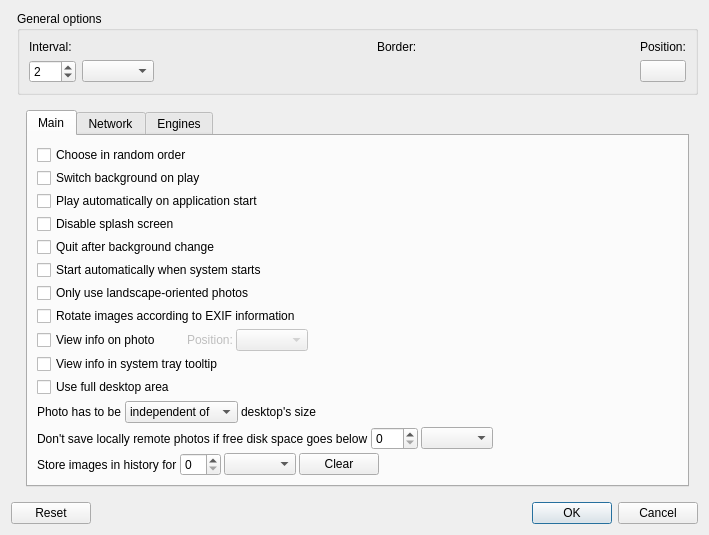
<?xml version="1.0" encoding="UTF-8"?>
<ui version="4.0">
 <class>SettingsDialog</class>
 <widget class="QDialog" name="SettingsDialog">
  <property name="windowModality">
   <enum>Qt::ApplicationModal</enum>
  </property>
  <property name="geometry">
   <rect>
    <x>0</x>
    <y>0</y>
    <width>709</width>
    <height>529</height>
   </rect>
  </property>
  <property name="windowIcon">
   <iconset resource="../res/images.qrc">
    <normaloff>:/images/configure</normaloff>:/images/configure</iconset>
  </property>
  <layout class="QVBoxLayout" name="verticalLayout_5">
   <item>
    <layout class="QGridLayout" name="gridLayout_3">
     <item row="0" column="1">
      <layout class="QGridLayout" name="gridLayout_2">
       <property name="topMargin">
        <number>0</number>
       </property>
       <property name="bottomMargin">
        <number>0</number>
       </property>
       <item row="0" column="0">
        <widget class="QGroupBox" name="gbGeneralOptions">
         <property name="title">
          <string>General options</string>
         </property>
         <layout class="QHBoxLayout" name="horizontalLayout">
          <item>
           <layout class="QGridLayout" name="gridLayout_4">
            <item row="0" column="0">
             <widget class="QLabel" name="lblInterval">
              <property name="text">
               <string>Interval:</string>
              </property>
             </widget>
            </item>
            <item row="1" column="0">
             <widget class="QSpinBox" name="sbInterval">
              <property name="minimum">
               <number>1</number>
              </property>
              <property name="maximum">
               <number>300</number>
              </property>
              <property name="value">
               <number>2</number>
              </property>
             </widget>
            </item>
            <item row="1" column="1">
             <widget class="QComboBox" name="cbIntervalUnit">
              <property name="sizeAdjustPolicy">
               <enum>QComboBox::AdjustToContents</enum>
              </property>
             </widget>
            </item>
            <item row="0" column="3">
             <widget class="QLabel" name="lblBorder">
              <property name="text">
               <string>Border:</string>
              </property>
             </widget>
            </item>
            <item row="1" column="3">
             <widget class="Gui::ColorButton" name="pbBorderColor" native="true">
              <property name="sizePolicy">
               <sizepolicy hsizetype="Minimum" vsizetype="Maximum">
                <horstretch>0</horstretch>
                <verstretch>0</verstretch>
               </sizepolicy>
              </property>
             </widget>
            </item>
            <item row="0" column="5">
             <widget class="QLabel" name="lblPosition">
              <property name="text">
               <string>Position:</string>
              </property>
             </widget>
            </item>
            <item row="1" column="2">
             <spacer name="horizontalSpacer">
              <property name="orientation">
               <enum>Qt::Horizontal</enum>
              </property>
              <property name="sizeHint" stdset="0">
               <size>
                <width>40</width>
                <height>20</height>
               </size>
              </property>
             </spacer>
            </item>
            <item row="1" column="4">
             <spacer name="horizontalSpacer_2">
              <property name="orientation">
               <enum>Qt::Horizontal</enum>
              </property>
              <property name="sizeHint" stdset="0">
               <size>
                <width>40</width>
                <height>20</height>
               </size>
              </property>
             </spacer>
            </item>
            <item row="1" column="5">
             <widget class="QPushButton" name="pbPosition">
              <property name="text">
               <string/>
              </property>
             </widget>
            </item>
           </layout>
          </item>
         </layout>
        </widget>
       </item>
      </layout>
     </item>
     <item row="1" column="1">
      <widget class="QStackedWidget" name="swMain">
       <property name="currentIndex">
        <number>0</number>
       </property>
       <widget class="QWidget" name="pgSettings">
        <layout class="QVBoxLayout" name="verticalLayout">
         <item>
          <widget class="QTabWidget" name="twSettings">
           <property name="currentIndex">
            <number>0</number>
           </property>
           <widget class="QWidget" name="tbMain">
            <attribute name="title">
             <string>Main</string>
            </attribute>
            <layout class="QVBoxLayout" name="verticalLayout_2">
             <property name="spacing">
              <number>3</number>
             </property>
             <item>
              <widget class="QCheckBox" name="cbRandomOrder">
               <property name="text">
                <string>Choose in random order</string>
               </property>
              </widget>
             </item>
             <item>
              <widget class="QCheckBox" name="cbSwitchOnPlay">
               <property name="text">
                <string>Switch background on play</string>
               </property>
              </widget>
             </item>
             <item>
              <widget class="QCheckBox" name="cbAutoPlay">
               <property name="text">
                <string>Play automatically on application start</string>
               </property>
              </widget>
             </item>
             <item>
              <widget class="QCheckBox" name="cbDisableSplashScreen">
               <property name="text">
                <string>Disable splash screen</string>
               </property>
              </widget>
             </item>
             <item>
              <widget class="QCheckBox" name="cbQuitAfterBackgroundChange">
               <property name="text">
                <string>Quit after background change</string>
               </property>
              </widget>
             </item>
             <item>
              <widget class="QCheckBox" name="cbAutoLaunchOnSysStart">
               <property name="text">
                <string>Start automatically when system starts</string>
               </property>
              </widget>
             </item>
             <item>
              <widget class="QCheckBox" name="cbOnlyLandscapes">
               <property name="text">
                <string>Only use landscape-oriented photos</string>
               </property>
              </widget>
             </item>
             <item>
              <widget class="QCheckBox" name="cbRotateImages">
               <property name="text">
                <string>Rotate images according to EXIF information</string>
               </property>
              </widget>
             </item>
             <item>
              <layout class="QHBoxLayout" name="horizontalLayout_3">
               <item>
                <widget class="QCheckBox" name="cbViewInfoOnPhoto">
                 <property name="text">
                  <string>View info on photo</string>
                 </property>
                </widget>
               </item>
               <item>
                <widget class="QWidget" name="dummyWidget" native="true">
                 <property name="sizePolicy">
                  <sizepolicy hsizetype="Fixed" vsizetype="Preferred">
                   <horstretch>0</horstretch>
                   <verstretch>0</verstretch>
                  </sizepolicy>
                 </property>
                 <property name="minimumSize">
                  <size>
                   <width>20</width>
                   <height>0</height>
                  </size>
                 </property>
                </widget>
               </item>
               <item>
                <widget class="QLabel" name="lblInfoPositionOnPhoto">
                 <property name="enabled">
                  <bool>false</bool>
                 </property>
                 <property name="text">
                  <string>Position:</string>
                 </property>
                </widget>
               </item>
               <item>
                <widget class="QComboBox" name="cbInfoPositionOnPhoto">
                 <property name="enabled">
                  <bool>false</bool>
                 </property>
                 <property name="sizeAdjustPolicy">
                  <enum>QComboBox::AdjustToContents</enum>
                 </property>
                </widget>
               </item>
               <item>
                <spacer name="horizontalSpacer_4">
                 <property name="orientation">
                  <enum>Qt::Horizontal</enum>
                 </property>
                 <property name="sizeHint" stdset="0">
                  <size>
                   <width>40</width>
                   <height>20</height>
                  </size>
                 </property>
                </spacer>
               </item>
              </layout>
             </item>
             <item>
              <widget class="QCheckBox" name="cbViewInfoInTooltip">
               <property name="text">
                <string>View info in system tray tooltip</string>
               </property>
              </widget>
             </item>
             <item>
              <widget class="QCheckBox" name="cbUseFullDesktop">
               <property name="text">
                <string>Use full desktop area</string>
               </property>
              </widget>
             </item>
             <item>
              <layout class="QHBoxLayout" name="horizontalLayout_2">
               <item>
                <widget class="QLabel" name="lblLeftPhotoConstraint">
                 <property name="text">
                  <string>Photo has to be</string>
                 </property>
                </widget>
               </item>
               <item>
                <widget class="QComboBox" name="cbSizeConstraint">
                 <property name="sizeAdjustPolicy">
                  <enum>QComboBox::AdjustToContents</enum>
                 </property>
                 <item>
                  <property name="text">
                   <string>independent of</string>
                  </property>
                 </item>
                 <item>
                  <property name="text">
                   <string>at least 1/2 of</string>
                  </property>
                 </item>
                 <item>
                  <property name="text">
                   <string>at least 3/4 of</string>
                  </property>
                 </item>
                 <item>
                  <property name="text">
                   <string>bigger than</string>
                  </property>
                 </item>
                </widget>
               </item>
               <item>
                <widget class="QLabel" name="lblRightPhotoConstraint">
                 <property name="text">
                  <string>desktop's size</string>
                 </property>
                </widget>
               </item>
               <item>
                <spacer name="horizontalSpacer_3">
                 <property name="orientation">
                  <enum>Qt::Horizontal</enum>
                 </property>
                 <property name="sizeHint" stdset="0">
                  <size>
                   <width>40</width>
                   <height>20</height>
                  </size>
                 </property>
                </spacer>
               </item>
              </layout>
             </item>
             <item>
              <layout class="QHBoxLayout" name="horizontalLayout_4">
               <item>
                <widget class="QLabel" name="lblFreeDiskSpace">
                 <property name="text">
                  <string>Don't save locally remote photos if free disk space goes below</string>
                 </property>
                </widget>
               </item>
               <item>
                <widget class="QSpinBox" name="sbFreeDiskSpace">
                 <property name="maximum">
                  <number>999</number>
                 </property>
                </widget>
               </item>
               <item>
                <widget class="QComboBox" name="cbFreeDiskSpaceFactor">
                 <property name="sizeAdjustPolicy">
                  <enum>QComboBox::AdjustToContents</enum>
                 </property>
                </widget>
               </item>
               <item>
                <spacer name="horizontalSpacer_7">
                 <property name="orientation">
                  <enum>Qt::Horizontal</enum>
                 </property>
                 <property name="sizeHint" stdset="0">
                  <size>
                   <width>40</width>
                   <height>20</height>
                  </size>
                 </property>
                </spacer>
               </item>
              </layout>
             </item>
             <item>
              <layout class="QHBoxLayout" name="horizontalLayout_5">
               <item>
                <widget class="QLabel" name="lblHistoryTimeLimit">
                 <property name="text">
                  <string>Store images in history for</string>
                 </property>
                </widget>
               </item>
               <item>
                <widget class="QSpinBox" name="sbHistoryTimeLimit"/>
               </item>
               <item>
                <widget class="QComboBox" name="cbHistoryTimeLimitFactor">
                 <property name="sizeAdjustPolicy">
                  <enum>QComboBox::AdjustToContents</enum>
                 </property>
                </widget>
               </item>
               <item>
                <widget class="QPushButton" name="pbClearHistory">
                 <property name="text">
                  <string>Clear</string>
                 </property>
                </widget>
               </item>
               <item>
                <spacer name="horizontalSpacer_8">
                 <property name="orientation">
                  <enum>Qt::Horizontal</enum>
                 </property>
                 <property name="sizeHint" stdset="0">
                  <size>
                   <width>40</width>
                   <height>20</height>
                  </size>
                 </property>
                </spacer>
               </item>
              </layout>
             </item>
            </layout>
           </widget>
           <widget class="QWidget" name="tbNetwork">
            <attribute name="title">
             <string>Network</string>
            </attribute>
            <layout class="QVBoxLayout" name="verticalLayout_7">
             <item>
              <widget class="QWidget" name="wdgConnection" native="true">
               <layout class="QVBoxLayout" name="verticalLayout_6">
                <property name="margin">
                 <number>0</number>
                </property>
                <item>
                 <widget class="QRadioButton" name="rbDirectConnection">
                  <property name="text">
                   <string>Direct connection</string>
                  </property>
                  <property name="checked">
                   <bool>true</bool>
                  </property>
                 </widget>
                </item>
                <item>
                 <widget class="QRadioButton" name="rbProxyConnection">
                  <property name="text">
                   <string>Proxy connection</string>
                  </property>
                 </widget>
                </item>
               </layout>
              </widget>
             </item>
             <item>
              <widget class="QWidget" name="wdgProxy" native="true">
               <property name="enabled">
                <bool>false</bool>
               </property>
               <layout class="QVBoxLayout" name="verticalLayout_4">
                <property name="spacing">
                 <number>3</number>
                </property>
                <item>
                 <layout class="QGridLayout" name="gridLayout">
                  <property name="verticalSpacing">
                   <number>3</number>
                  </property>
                  <item row="0" column="0" colspan="2">
                   <widget class="QRadioButton" name="rbSystemProxy">
                    <property name="text">
                     <string>Use system proxy</string>
                    </property>
                    <property name="checked">
                     <bool>true</bool>
                    </property>
                   </widget>
                  </item>
                  <item row="1" column="0" colspan="2">
                   <widget class="QRadioButton" name="rbCustomProxy">
                    <property name="text">
                     <string>Use custom proxy</string>
                    </property>
                   </widget>
                  </item>
                  <item row="2" column="1">
                   <widget class="QWidget" name="wdgProxyServer" native="true">
                    <layout class="QHBoxLayout" name="horizontalLayout_6">
                     <item>
                      <widget class="QLabel" name="lblProxyServer">
                       <property name="text">
                        <string>Server:</string>
                       </property>
                      </widget>
                     </item>
                     <item>
                      <widget class="QLineEdit" name="leProxyServer"/>
                     </item>
                     <item>
                      <widget class="QLabel" name="lblProxyPort">
                       <property name="text">
                        <string>Port:</string>
                       </property>
                      </widget>
                     </item>
                     <item>
                      <widget class="QSpinBox" name="sbProxyPort">
                       <property name="minimum">
                        <number>1</number>
                       </property>
                       <property name="maximum">
                        <number>65535</number>
                       </property>
                       <property name="value">
                        <number>8080</number>
                       </property>
                      </widget>
                     </item>
                     <item>
                      <widget class="QComboBox" name="cbProxyType">
                       <property name="sizeAdjustPolicy">
                        <enum>QComboBox::AdjustToContents</enum>
                       </property>
                      </widget>
                     </item>
                     <item>
                      <spacer name="horizontalSpacer_10">
                       <property name="orientation">
                        <enum>Qt::Horizontal</enum>
                       </property>
                       <property name="sizeHint" stdset="0">
                        <size>
                         <width>40</width>
                         <height>20</height>
                        </size>
                       </property>
                      </spacer>
                     </item>
                    </layout>
                   </widget>
                  </item>
                 </layout>
                </item>
                <item>
                 <layout class="QGridLayout" name="gridLayout_5">
                  <property name="verticalSpacing">
                   <number>3</number>
                  </property>
                  <item row="0" column="0" colspan="2">
                   <widget class="QCheckBox" name="cbProxyAuthentication">
                    <property name="text">
                     <string>Authentication</string>
                    </property>
                   </widget>
                  </item>
                  <item row="1" column="1">
                   <widget class="QWidget" name="wdgProxyAuthentication" native="true">
                    <layout class="QHBoxLayout" name="horizontalLayout_7">
                     <item>
                      <layout class="QVBoxLayout" name="verticalLayout_12">
                       <property name="spacing">
                        <number>3</number>
                       </property>
                       <item>
                        <widget class="QLabel" name="lblProxyUsername">
                         <property name="text">
                          <string>Username:</string>
                         </property>
                        </widget>
                       </item>
                       <item>
                        <widget class="QLineEdit" name="leProxyUsername"/>
                       </item>
                      </layout>
                     </item>
                     <item>
                      <layout class="QVBoxLayout" name="verticalLayout_13">
                       <property name="spacing">
                        <number>3</number>
                       </property>
                       <item>
                        <widget class="QLabel" name="lblProxyPassword">
                         <property name="text">
                          <string>Password:</string>
                         </property>
                        </widget>
                       </item>
                       <item>
                        <widget class="QLineEdit" name="leProxyPassword">
                         <property name="echoMode">
                          <enum>QLineEdit::Password</enum>
                         </property>
                        </widget>
                       </item>
                      </layout>
                     </item>
                     <item>
                      <spacer name="horizontalSpacer_11">
                       <property name="orientation">
                        <enum>Qt::Horizontal</enum>
                       </property>
                       <property name="sizeHint" stdset="0">
                        <size>
                         <width>40</width>
                         <height>20</height>
                        </size>
                       </property>
                      </spacer>
                     </item>
                    </layout>
                   </widget>
                  </item>
                 </layout>
                </item>
               </layout>
              </widget>
             </item>
             <item>
              <spacer name="verticalSpacer_3">
               <property name="orientation">
                <enum>Qt::Vertical</enum>
               </property>
               <property name="sizeHint" stdset="0">
                <size>
                 <width>20</width>
                 <height>40</height>
                </size>
               </property>
              </spacer>
             </item>
            </layout>
           </widget>
           <widget class="QWidget" name="tbEngines">
            <attribute name="title">
             <string>Engines</string>
            </attribute>
            <layout class="QVBoxLayout" name="verticalLayout_8">
             <item>
              <layout class="QGridLayout" name="gridLayout_7">
               <item row="1" column="1">
                <widget class="QListWidget" name="lwAvailableModules">
                 <property name="showDropIndicator" stdset="0">
                  <bool>false</bool>
                 </property>
                 <property name="selectionMode">
                  <enum>QAbstractItemView::ExtendedSelection</enum>
                 </property>
                 <property name="sortingEnabled">
                  <bool>true</bool>
                 </property>
                </widget>
               </item>
               <item row="1" column="2">
                <layout class="QVBoxLayout" name="verticalLayout_3">
                 <item>
                  <spacer name="verticalSpacer_2">
                   <property name="orientation">
                    <enum>Qt::Vertical</enum>
                   </property>
                   <property name="sizeHint" stdset="0">
                    <size>
                     <width>20</width>
                     <height>40</height>
                    </size>
                   </property>
                  </spacer>
                 </item>
                 <item>
                  <widget class="QToolButton" name="tbRemoveAll">
                   <property name="enabled">
                    <bool>false</bool>
                   </property>
                   <property name="text">
                    <string/>
                   </property>
                   <property name="icon">
                    <iconset resource="../res/images.qrc">
                     <normaloff>:/images/move_all_left</normaloff>:/images/move_all_left</iconset>
                   </property>
                  </widget>
                 </item>
                 <item>
                  <widget class="QToolButton" name="tbRemove">
                   <property name="enabled">
                    <bool>false</bool>
                   </property>
                   <property name="text">
                    <string/>
                   </property>
                   <property name="icon">
                    <iconset resource="../res/images.qrc">
                     <normaloff>:/images/move_left</normaloff>:/images/move_left</iconset>
                   </property>
                  </widget>
                 </item>
                 <item>
                  <widget class="QToolButton" name="tbAdd">
                   <property name="enabled">
                    <bool>false</bool>
                   </property>
                   <property name="text">
                    <string/>
                   </property>
                   <property name="icon">
                    <iconset resource="../res/images.qrc">
                     <normaloff>:/images/move_right</normaloff>:/images/move_right</iconset>
                   </property>
                  </widget>
                 </item>
                 <item>
                  <widget class="QToolButton" name="tbAddAll">
                   <property name="enabled">
                    <bool>false</bool>
                   </property>
                   <property name="text">
                    <string/>
                   </property>
                   <property name="icon">
                    <iconset resource="../res/images.qrc">
                     <normaloff>:/images/move_all_right</normaloff>:/images/move_all_right</iconset>
                   </property>
                  </widget>
                 </item>
                 <item>
                  <spacer name="verticalSpacer_4">
                   <property name="orientation">
                    <enum>Qt::Vertical</enum>
                   </property>
                   <property name="sizeHint" stdset="0">
                    <size>
                     <width>20</width>
                     <height>40</height>
                    </size>
                   </property>
                  </spacer>
                 </item>
                </layout>
               </item>
               <item row="1" column="3">
                <widget class="QListWidget" name="lwActiveModules">
                 <property name="showDropIndicator" stdset="0">
                  <bool>false</bool>
                 </property>
                 <property name="selectionMode">
                  <enum>QAbstractItemView::ExtendedSelection</enum>
                 </property>
                 <property name="sortingEnabled">
                  <bool>true</bool>
                 </property>
                </widget>
               </item>
               <item row="0" column="1">
                <widget class="QLabel" name="lblAvailableEngines">
                 <property name="text">
                  <string>Available modules:</string>
                 </property>
                </widget>
               </item>
               <item row="0" column="3">
                <widget class="QLabel" name="lblActiveEngines">
                 <property name="text">
                  <string>Active modules:</string>
                 </property>
                </widget>
               </item>
               <item row="1" column="4">
                <spacer name="horizontalSpacer_5">
                 <property name="orientation">
                  <enum>Qt::Horizontal</enum>
                 </property>
                 <property name="sizeHint" stdset="0">
                  <size>
                   <width>40</width>
                   <height>20</height>
                  </size>
                 </property>
                </spacer>
               </item>
               <item row="1" column="0">
                <spacer name="horizontalSpacer_6">
                 <property name="orientation">
                  <enum>Qt::Horizontal</enum>
                 </property>
                 <property name="sizeHint" stdset="0">
                  <size>
                   <width>40</width>
                   <height>20</height>
                  </size>
                 </property>
                </spacer>
               </item>
              </layout>
             </item>
            </layout>
           </widget>
          </widget>
         </item>
        </layout>
       </widget>
      </widget>
     </item>
     <item row="0" column="0" rowspan="2">
      <widget class="Gui::ScrollableButtons" name="sbToolbar">
       <property name="autoFillBackground">
        <bool>true</bool>
       </property>
      </widget>
     </item>
    </layout>
   </item>
   <item>
    <widget class="QDialogButtonBox" name="bbResult">
     <property name="standardButtons">
      <set>QDialogButtonBox::Cancel|QDialogButtonBox::Ok|QDialogButtonBox::Reset</set>
     </property>
    </widget>
   </item>
  </layout>
 </widget>
 <customwidgets>
  <customwidget>
   <class>Gui::ColorButton</class>
   <extends>QWidget</extends>
   <header>gui.h</header>
  </customwidget>
  <customwidget>
   <class>Gui::ScrollableButtons</class>
   <extends>QFrame</extends>
   <header>gui.h</header>
   <container>1</container>
  </customwidget>
 </customwidgets>
 <resources>
  <include location="../res/images.qrc"/>
 </resources>
 <connections>
  <connection>
   <sender>bbResult</sender>
   <signal>accepted()</signal>
   <receiver>SettingsDialog</receiver>
   <slot>accept()</slot>
   <hints>
    <hint type="sourcelabel">
     <x>455</x>
     <y>628</y>
    </hint>
    <hint type="destinationlabel">
     <x>409</x>
     <y>563</y>
    </hint>
   </hints>
  </connection>
  <connection>
   <sender>bbResult</sender>
   <signal>rejected()</signal>
   <receiver>SettingsDialog</receiver>
   <slot>reject()</slot>
   <hints>
    <hint type="sourcelabel">
     <x>336</x>
     <y>628</y>
    </hint>
    <hint type="destinationlabel">
     <x>288</x>
     <y>563</y>
    </hint>
   </hints>
  </connection>
  <connection>
   <sender>cbViewInfoOnPhoto</sender>
   <signal>toggled(bool)</signal>
   <receiver>lblInfoPositionOnPhoto</receiver>
   <slot>setEnabled(bool)</slot>
   <hints>
    <hint type="sourcelabel">
     <x>183</x>
     <y>277</y>
    </hint>
    <hint type="destinationlabel">
     <x>245</x>
     <y>277</y>
    </hint>
   </hints>
  </connection>
  <connection>
   <sender>cbViewInfoOnPhoto</sender>
   <signal>toggled(bool)</signal>
   <receiver>cbInfoPositionOnPhoto</receiver>
   <slot>setEnabled(bool)</slot>
   <hints>
    <hint type="sourcelabel">
     <x>172</x>
     <y>277</y>
    </hint>
    <hint type="destinationlabel">
     <x>332</x>
     <y>277</y>
    </hint>
   </hints>
  </connection>
  <connection>
   <sender>rbCustomProxy</sender>
   <signal>toggled(bool)</signal>
   <receiver>wdgProxyServer</receiver>
   <slot>setEnabled(bool)</slot>
   <hints>
    <hint type="sourcelabel">
     <x>342</x>
     <y>254</y>
    </hint>
    <hint type="destinationlabel">
     <x>348</x>
     <y>300</y>
    </hint>
   </hints>
  </connection>
  <connection>
   <sender>cbProxyAuthentication</sender>
   <signal>toggled(bool)</signal>
   <receiver>wdgProxyAuthentication</receiver>
   <slot>setEnabled(bool)</slot>
   <hints>
    <hint type="sourcelabel">
     <x>251</x>
     <y>329</y>
    </hint>
    <hint type="destinationlabel">
     <x>258</x>
     <y>398</y>
    </hint>
   </hints>
  </connection>
  <connection>
   <sender>rbProxyConnection</sender>
   <signal>toggled(bool)</signal>
   <receiver>wdgProxy</receiver>
   <slot>setEnabled(bool)</slot>
   <hints>
    <hint type="sourcelabel">
     <x>204</x>
     <y>180</y>
    </hint>
    <hint type="destinationlabel">
     <x>205</x>
     <y>206</y>
    </hint>
   </hints>
  </connection>
 </connections>
 <slots>
  <slot>resetSettings(QAbstractButton*)</slot>
 </slots>
</ui>
